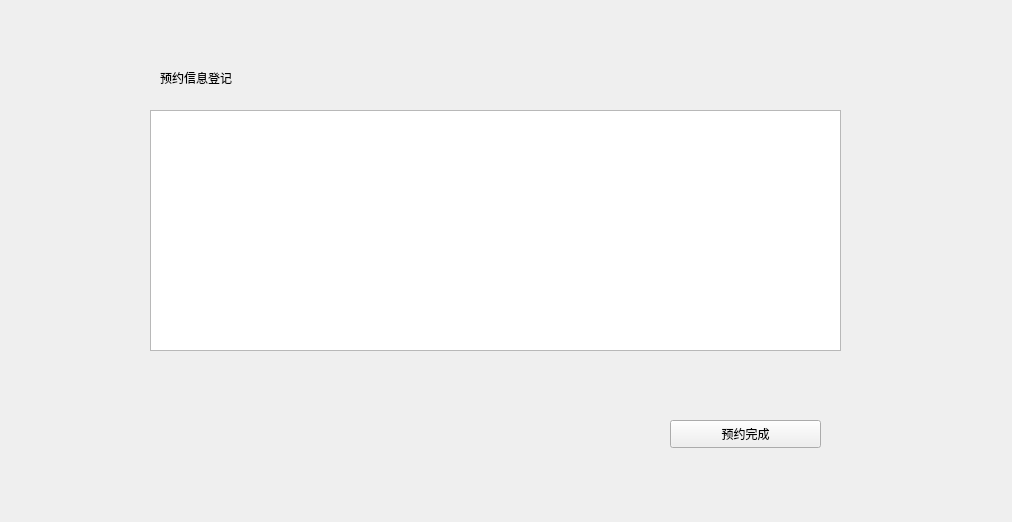
<?xml version="1.0" encoding="UTF-8"?>
<ui version="4.0">
 <class>appointment2</class>
 <widget class="QWidget" name="appointment2">
  <property name="geometry">
   <rect>
    <x>0</x>
    <y>0</y>
    <width>1012</width>
    <height>522</height>
   </rect>
  </property>
  <property name="windowTitle">
   <string>Form</string>
  </property>
  <widget class="QLabel" name="label">
   <property name="geometry">
    <rect>
     <x>160</x>
     <y>70</y>
     <width>91</width>
     <height>16</height>
    </rect>
   </property>
   <property name="text">
    <string>预约信息登记</string>
   </property>
  </widget>
  <widget class="QPushButton" name="pushButton">
   <property name="geometry">
    <rect>
     <x>670</x>
     <y>420</y>
     <width>151</width>
     <height>28</height>
    </rect>
   </property>
   <property name="text">
    <string>预约完成</string>
   </property>
  </widget>
  <widget class="QTableView" name="tableView">
   <property name="geometry">
    <rect>
     <x>150</x>
     <y>110</y>
     <width>691</width>
     <height>241</height>
    </rect>
   </property>
  </widget>
 </widget>
 <resources/>
 <connections/>
</ui>
